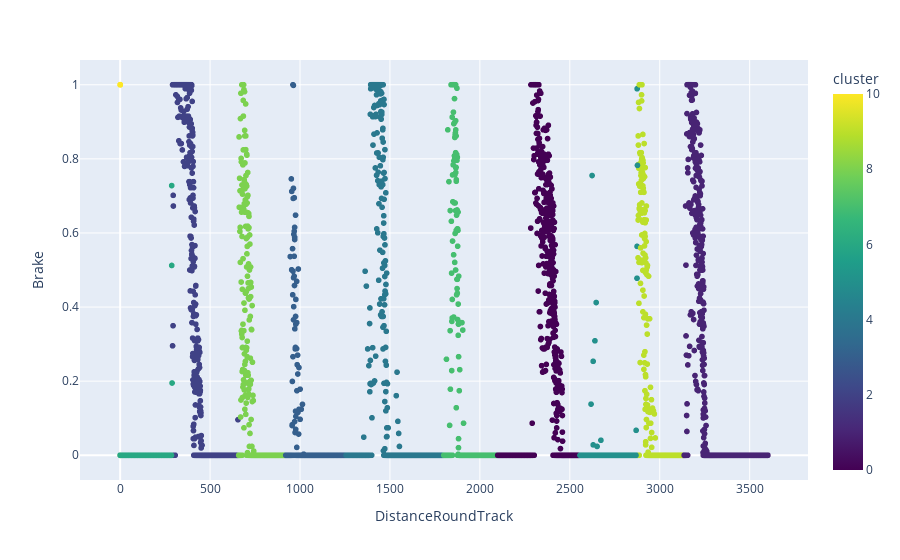
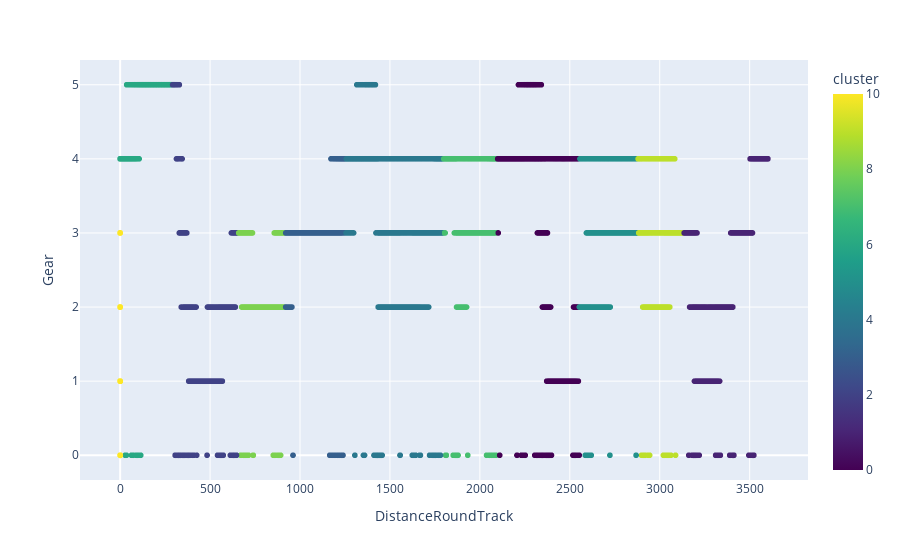
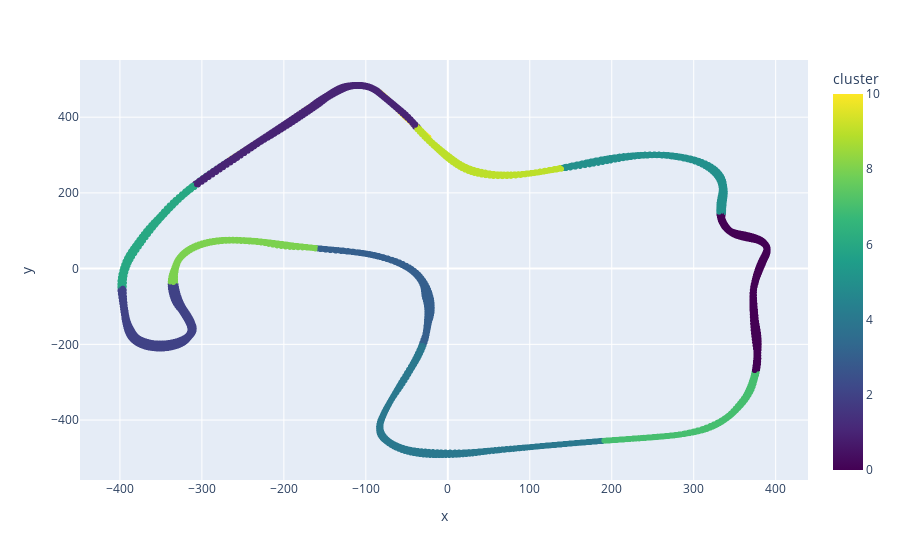

The cell these charts' notebook holds for them, in order:
### Code cell
# now display with plotly
# Extract the distance and brake columns from the data frame
df_plot = df[["x", "y", "Brake", "Throttle", "Gear", "SpeedMs", "DistanceRoundTrack"]]

# Add the cluster labels as a new column in the data frame
df_plot["cluster"] = labels

# Create a scatter plot using plotly
fig = px.scatter(
    df_plot,
    x="DistanceRoundTrack",
    y="Brake",
    color="cluster",
    color_continuous_scale="viridis",
)
fig.show()

fig = px.scatter(
    df_plot,
    x="DistanceRoundTrack",
    y="Gear",
    color="cluster",
    color_continuous_scale="viridis",
)
fig.show()

fig = px.scatter(
    df_plot, x="x", y="y", color="cluster", color_continuous_scale="viridis"
)
fig.show()

### Figure 1 — Plotly figure (JSON) as saved in the notebook; plotly's stock layout.template omitted (floating-point values rounded to 4 significant figures; data arrays with more than 128 entries replaced by an {"elided": "..."} marker saying what was removed)
{"data": [{"hovertemplate": "DistanceRoundTrack=%{x}<br>Brake=%{y}<br>cluster=%{marker.color}<extra></extra>", "legendgroup": "", "marker": {"color": {"elided": "9757 int values"}, "coloraxis": "coloraxis", "symbol": "circle"}, "mode": "markers", "name": "", "showlegend": false, "type": "scattergl", "x": {"elided": "9757 float values"}, "xaxis": "x", "y": {"elided": "9757 float values"}, "yaxis": "y"}], "layout": {"coloraxis": {"colorbar": {"title": {"text": "cluster"}}, "colorscale": [[0, "#440154"], [0.1111, "#482878"], [0.2222, "#3e4989"], [0.3333, "#31688e"], [0.4444, "#26828e"], [0.5556, "#1f9e89"], [0.6667, "#35b779"], [0.7778, "#6ece58"], [0.8889, "#b5de2b"], [1, "#fde725"]]}, "legend": {"tracegroupgap": 0}, "margin": {"t": 60}, "xaxis": {"anchor": "y", "domain": [0, 1], "title": {"text": "DistanceRoundTrack"}}, "yaxis": {"anchor": "x", "domain": [0, 1], "title": {"text": "Brake"}}}}

### Figure 2 — Plotly figure (JSON) as saved in the notebook; plotly's stock layout.template omitted (floating-point values rounded to 4 significant figures; data arrays with more than 128 entries replaced by an {"elided": "..."} marker saying what was removed)
{"data": [{"hovertemplate": "DistanceRoundTrack=%{x}<br>Gear=%{y}<br>cluster=%{marker.color}<extra></extra>", "legendgroup": "", "marker": {"color": {"elided": "9757 int values"}, "coloraxis": "coloraxis", "symbol": "circle"}, "mode": "markers", "name": "", "showlegend": false, "type": "scattergl", "x": {"elided": "9757 float values"}, "xaxis": "x", "y": {"elided": "9757 int values"}, "yaxis": "y"}], "layout": {"coloraxis": {"colorbar": {"title": {"text": "cluster"}}, "colorscale": [[0, "#440154"], [0.1111, "#482878"], [0.2222, "#3e4989"], [0.3333, "#31688e"], [0.4444, "#26828e"], [0.5556, "#1f9e89"], [0.6667, "#35b779"], [0.7778, "#6ece58"], [0.8889, "#b5de2b"], [1, "#fde725"]]}, "legend": {"tracegroupgap": 0}, "margin": {"t": 60}, "xaxis": {"anchor": "y", "domain": [0, 1], "title": {"text": "DistanceRoundTrack"}}, "yaxis": {"anchor": "x", "domain": [0, 1], "title": {"text": "Gear"}}}}

### Figure 3 — Plotly figure (JSON) as saved in the notebook; plotly's stock layout.template omitted (floating-point values rounded to 4 significant figures; data arrays with more than 128 entries replaced by an {"elided": "..."} marker saying what was removed)
{"data": [{"hovertemplate": "x=%{x}<br>y=%{y}<br>cluster=%{marker.color}<extra></extra>", "legendgroup": "", "marker": {"color": {"elided": "9757 int values"}, "coloraxis": "coloraxis", "symbol": "circle"}, "mode": "markers", "name": "", "showlegend": false, "type": "scattergl", "x": {"elided": "9757 float values"}, "xaxis": "x", "y": {"elided": "9757 float values"}, "yaxis": "y"}], "layout": {"coloraxis": {"colorbar": {"title": {"text": "cluster"}}, "colorscale": [[0, "#440154"], [0.1111, "#482878"], [0.2222, "#3e4989"], [0.3333, "#31688e"], [0.4444, "#26828e"], [0.5556, "#1f9e89"], [0.6667, "#35b779"], [0.7778, "#6ece58"], [0.8889, "#b5de2b"], [1, "#fde725"]]}, "legend": {"tracegroupgap": 0}, "margin": {"t": 60}, "xaxis": {"anchor": "y", "domain": [0, 1], "title": {"text": "x"}}, "yaxis": {"anchor": "x", "domain": [0, 1], "title": {"text": "y"}}}}
